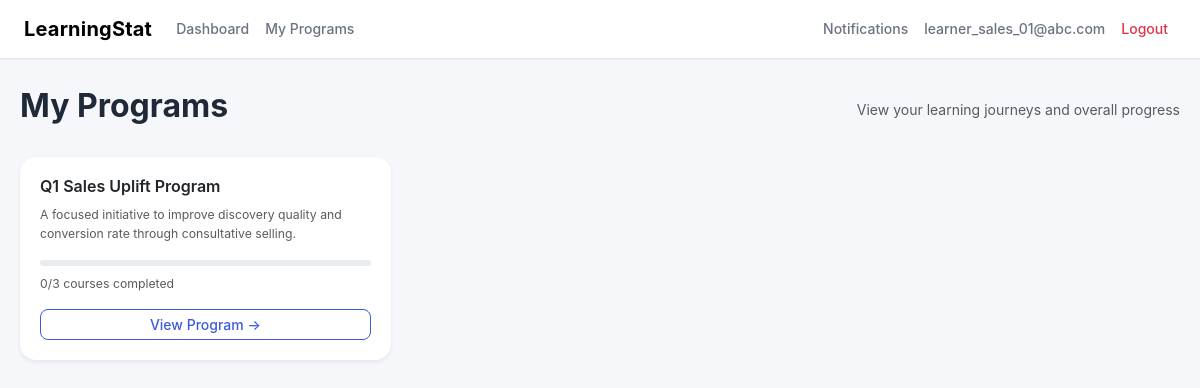
Page /learner/programs (signed in) on the committed database.
### tables this page shows
CREATE TABLE users (
    id INTEGER PRIMARY KEY AUTOINCREMENT,
    org_id INTEGER NOT NULL,
    email TEXT NOT NULL,
    full_name TEXT NOT NULL,
    password_hash TEXT NOT NULL,
    role TEXT NOT NULL,
    department_id INTEGER,
    manager_id INTEGER,
    is_active INTEGER NOT NULL DEFAULT 1,
    created_at TEXT NOT NULL,
    UNIQUE(org_id, email),
    FOREIGN KEY(org_id) REFERENCES orgs(id) ON DELETE CASCADE,
    FOREIGN KEY(department_id) REFERENCES departments(id) ON DELETE SET NULL,
    FOREIGN KEY(manager_id) REFERENCES users(id) ON DELETE SET NULL
);

CREATE TABLE programs (
    id INTEGER PRIMARY KEY AUTOINCREMENT,
    org_id INTEGER NOT NULL,
    title TEXT NOT NULL,
    description TEXT NOT NULL,
    start_date TEXT,
    end_date TEXT,
    owner_user_id INTEGER,
    status TEXT NOT NULL DEFAULT 'ACTIVE',
    created_at TEXT NOT NULL,
    FOREIGN KEY(org_id) REFERENCES orgs(id) ON DELETE CASCADE,
    FOREIGN KEY(owner_user_id) REFERENCES users(id) ON DELETE SET NULL
);

### app.py (the view)
@app.route("/learner/programs")
@login_required
@role_required(ROLE_LEARNER)
def learner_programs():
    u = current_user()
    programs = query_all(
        """
        SELECT
            p.id AS program_id,
            p.title AS program_title,
            p.description,
            COUNT(e.id) AS total_courses,
            SUM(CASE WHEN e.status = 'COMPLETED' THEN 1 ELSE 0 END) AS completed_courses,
            ROUND(
                100.0 * SUM(CASE WHEN e.status = 'COMPLETED' THEN 1 ELSE 0 END)
                / COUNT(e.id), 1
            ) AS completion_pct
        FROM enrollments e
        JOIN programs p ON p.id = e.program_id
        WHERE e.org_id = ?
          AND e.user_id = ?
        GROUP BY p.id, p.title, p.description
        ORDER BY p.title
        """,
        (u.org_id, u.id),
    )
    return render_template(
        "learner_programs.html",
        programs=programs,
    )

### app.py (called while the page is built, shortened)
def get_db() -> sqlite3.Connection:
    if "db" not in g:
        conn = sqlite3.connect(app.config["DB_PATH"])
        conn.row_factory = sqlite3.Row
        conn.execute("PRAGMA foreign_keys = ON;")
        g.db = conn
    return g.db

def query_one(sql: str, params: Tuple = ()) -> Optional[sqlite3.Row]:
    cur = get_db().execute(sql, params)
    row = cur.fetchone()
    cur.close()
    return row

def query_all(sql: str, params: Tuple = ()) -> List[sqlite3.Row]:
    cur = get_db().execute(sql, params)
    rows = cur.fetchall()
    cur.close()
    return rows

def current_user() -> Optional[UserCtx]:
    uid = session.get("user_id")
    if not uid:
        return None
    row = query_one(
        """
        SELECT id, org_id, email, full_name, role, department_id, manager_id
        FROM users
        WHERE id = ? AND is_active = 1
        """,
        (uid,),
    )
    if not row:
        return None
    return UserCtx(
        id=row["id"],
        org_id=row["org_id"],
        email=row["email"],
        full_name=row["full_name"],
        role=row["role"],
        department_id=row["department_id"],
        manager_id=row["manager_id"],
    )

def current_org() -> Optional[sqlite3.Row]:
    u = current_user()
    if not u:
        return None
    return query_one("SELECT * FROM orgs WHERE id = ?", (u.org_id,))

def login_required(view):
    @wraps(view)
    def wrapped(*args, **kwargs):
        if not current_user():
            return redirect(url_for("login", next=request.path))
        return view(*args, **kwargs)
    return wrapped

def role_required(*allowed_roles: str):
    def decorator(view):
        @wraps(view)
        def wrapped(*args, **kwargs):
            u = current_user()
            if not u:
                return redirect(url_for("login", next=request.path))
            if u.role not in allowed_roles:
                flash("You do not have access to that page.", "warning")
                return redirect(url_for("home"))
            return view(*args, **kwargs)
        return wrapped
    return decorator

def total_points(user_id: int, org_id: int) -> int:
    row = query_one(
        "SELECT COALESCE(SUM(points), 0) AS pts FROM gamification_points WHERE org_id = ? AND user_id = ?",
        (org_id, user_id),
    )
    return int(row["pts"]) if row else 0

def compute_streak_days(user_id: int, org_id: int) -> int:
    days = set(get_activity_days(user_id, org_id, limit=60))
    if not days:
        return 0

### templates/learner_programs.html (shortened to what this page needs)
{% extends "base.html" %}
{% block content %}
<div class="page-header mb-4">
  <h2 class="fw-bold">My Programs</h2>
  <div class="text-muted">
    View your learning journeys and overall progress
  </div>
</div>
<div class="row g-4">
  {% for p in programs %}
    <div class="col-md-4">
      <div class="card shadow-sm border-0 h-100">
        <div class="card-body d-flex flex-column">
          <h6 class="fw-semibold mb-2">{{ p.program_title }}</h6>
          <p class="text-muted small mb-3">
            {{ p.description }}
          </p>
          <div class="progress mb-2" style="height:6px;">
          </div>
          <div class="small text-muted mb-3">
            {{ p.completed_courses }}/{{ p.total_courses }} courses completed
          </div>
          <a href="/learner/program/{{ p.program_id }}"
             class="btn btn-outline-primary btn-sm w-100 mt-auto">
            View Program →
          </a>
        </div>
      </div>
    </div>
  {% endfor %}
</div>
{% endblock %}

### templates/base.html (shortened to what this page needs)
<!DOCTYPE html>
<html lang="en">
<head>
  <link href="https://cdn.jsdelivr.net/npm/bootstrap@5.3.2/dist/css/bootstrap.min.css" rel="stylesheet">
  <link rel="stylesheet" href="{{ url_for('static', filename='styles.css') }}">
</head>
<body>
<nav class="navbar navbar-expand-lg">
  <div class="container-fluid px-4">
    <a class="navbar-brand fw-bold" href="#">
      LearningStat
    </a>
    <div class="collapse navbar-collapse" id="mainNav">
      <ul class="navbar-nav me-auto mb-2 mb-lg-0">
        {% if current_user %}
          {% if current_user.role == 'LEARNER' %}
            <li class="nav-item">
              <a class="nav-link" href="/learner/dashboard">Dashboard</a>
            </li>
            <li class="nav-item">
              <a class="nav-link" href="/learner/programs">My Programs</a>
            </li>
          {% endif %}
        {% endif %}
      </ul>
      <ul class="navbar-nav ms-auto">
        {% if current_user %}
          <li class="nav-item">
            <a class="nav-link" href="/notifications">Notifications</a>
          </li>
          <li class="nav-item">
            <a class="nav-link" href="/profile">
              {{ current_user.email }}
            </a>
          </li>
          <li class="nav-item">
            <a class="nav-link text-danger" href="/logout">
              Logout
            </a>
          </li>
        {% endif %}
      </ul>
    </div>
  </div>
</nav>
<main class="page-wrapper">
  {% block content %}{% endblock %}
</main>
</body>
</html>

### static/styles.css (style rules this page uses)
:root { --bg-app: #f6f7fb; --bg-card: #ffffff; --bg-muted: #f1f3f8; --primary: #3b5bdb; --primary-soft: #e7ebff; --accent: #12b886; --danger: #e03131; --warning: #f59f00; --text-main: #1f2937; --text-muted: #6b7280; --text-light: #9ca3af; --border: #e5e7eb; --radius-sm: 8px; --radius-md: 12px; --radius-lg: 16px; --shadow-sm: 0 1px 2px rgba(0,0,0,0.04); --shadow-md: 0 6px 18px rgba(0,0,0,0.06); --transition: all 0.2s ease-in-out; }
body { background: var(--bg-app); color: var(--text-main); font-family: -apple-system, BlinkMacSystemFont, "Inter", "Segoe UI", Roboto, Helvetica, Arial, sans-serif; font-size: 14px; line-height: 1.6; }
.page-wrapper { max-width: 1280px; margin: 0 auto; padding: 28px 20px 60px; }
.page-header { display: flex; align-items: center; justify-content: space-between; margin-bottom: 24px; }
.navbar { background: #ffffff; border-bottom: 1px solid var(--border); box-shadow: var(--shadow-sm); }
.navbar-brand { font-weight: 600; letter-spacing: 0.2px; }
.nav-link { color: var(--text-muted); font-weight: 500; }
.card { background: var(--bg-card); border: 1px solid var(--border); border-radius: var(--radius-lg); box-shadow: var(--shadow-sm); }
.card-body { padding: 20px; }
.btn { border-radius: var(--radius-sm); font-weight: 500; }
.btn-outline-primary { color: var(--primary); border-color: var(--primary); }

### rows in the picture
users: email "learner_sales_01@abc.com"
programs: program_title "Q1 Sales Uplift Program", description "A focused initiative to improve discovery quality and conversion rate through consultative selling.", completed_courses "0", total_courses "3"
